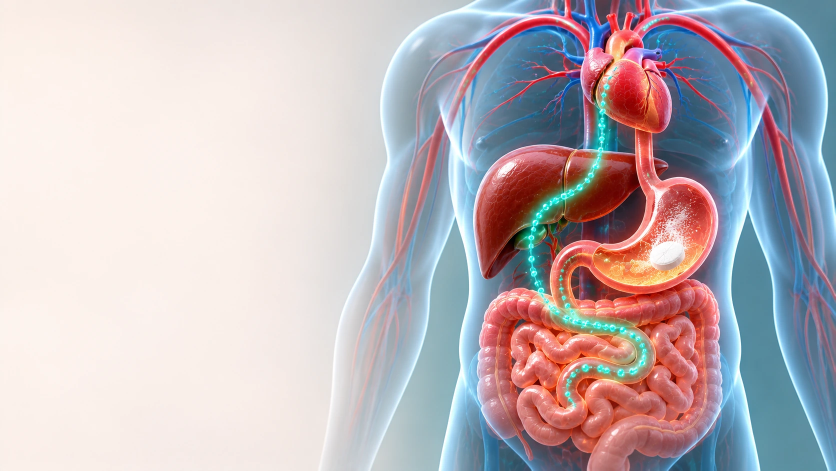
#> input picture _src/absorption_images/cinematic/bg/journey.webp, 1671 x 941 px, found by its file name (shown at 1/2 size)
$ python -i blog_stacks.py   (imports and definitions only)
#> lines starting #> are read from the running program, lines starting #| are printed output that depends on the picture
#!/usr/bin/env python3
"""Rebuilds the home-page "Featured from the Pharma Blog" clothesline section.
Articles listed in _src/data/blog_stacks.json are curated; every other article under /blog is discovered and added automatically from its own HTML.
A GitHub Action (.github/workflows/featured-stacks.yml) runs this on every push that touches /blog.
"""
import json, html, pathlib, re, io, cairosvg
from PIL import Image
R = pathlib.Path(__file__).resolve().parent.parent
e = html.escape

def open_image(path):
    # Article image references may include cache-busting query strings or fragments.
    # They are browser metadata, not part of the local filesystem path.
    path = path.split("#", 1)[0].split("?", 1)[0]
    if path.startswith("https://sayedulabrar.site/"):
        path = path[len("https://sayedulabrar.site"):]
    p = R / path.lstrip("/")
    if p.suffix.lower() == ".svg":
        data = cairosvg.svg2png(url=str(p))
        im = Image.open(io.BytesIO(data)); im.load(); return im
    im = Image.open(p); im.load(); return im
#> in open_image, im is the input picture: PIL image 1671x941 RGB; mean R, G, B 190.4, 180.8, 185.3

# ---- automatic discovery: any article in /blog that is not curated in the JSON is added from its own HTML ----
ACCENTS = ["#2f8f83", "#c4573a", "#8a5a9c", "#b8433f", "#d08a1f", "#3b7ea1", "#6f6bb0", "#a24a6b"]
def _txt(h): return re.sub(r"\s+", " ", html.unescape(re.sub(r"<[^>]+>", "", h))).strip()
# [59 lines left out: functions _short, _head, _local, discover, not called in this run]
# [1 line not run here, left out]
# [1 line that did not run here, left out]
# [1 line not run here, left out]
# [1 line that did not run here, left out]
# [4 lines not run here, left out]
import statistics
def edge(path):
    im = open_image(path).convert("RGB"); im.thumbnail((500, 500)); w, h = im.size; px = im.load(); t = max(2, min(w, h)//60)
#> after `im.thumbnail((500, 500))`:
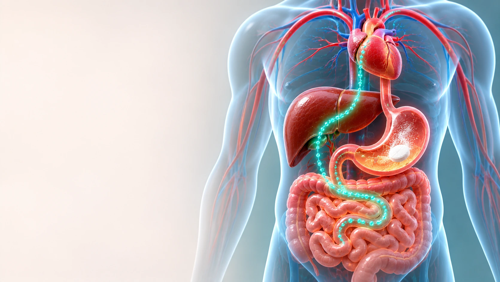
#> im: PIL image 500x282 RGB; mean R, G, B 190.4, 180.8, 185.3
#> after `w, h = im.size`: w = 500; h = 282
#> after `t = max(2, min(w, h) // 60)`: t = 4
    pts = [px[x, y] for x in range(w) for y in list(range(t)) + list(range(h-t, h))] + [px[x, y] for y in range(h) for x in list(range(t)) + list(range(w-t, w))]
#> pts = 6256 items, first 6: (249, 237, 232), (249, 237, 232), (248, 238, 231), (248, 238, 230), (247, 239, 233), (248, 240, 234)
    c = [int(statistics.median(p[i] for p in pts)) for i in range(3)]
#> c = [203, 211, 218]
    lum = (0.299*c[0] + 0.587*c[1] + 0.114*c[2]) / 255
#> lum = 0.821
    return "#%02x%02x%02x" % tuple(c), lum < 0.5
# [3 lines not run here, left out]
tilt = [-1.6, 1.2, -0.8, 1.8, -1.2, 0.9, -1.9, 1.4, -0.6]
cards = ""
# [18 lines not run here, left out]
# [1 line that did not run here, left out]
# [12 lines that did not run here, left out]
# [1 line that did not run here, left out]
# [7 lines that did not run here, left out]
# [1 line not run here, left out]

>>> result = edge('absorption_images/cinematic/bg/journey.webp')
#> result = ('#cbd3da', False)

$ run again, on _src/api_images/cinematic/bg/crystal.webp
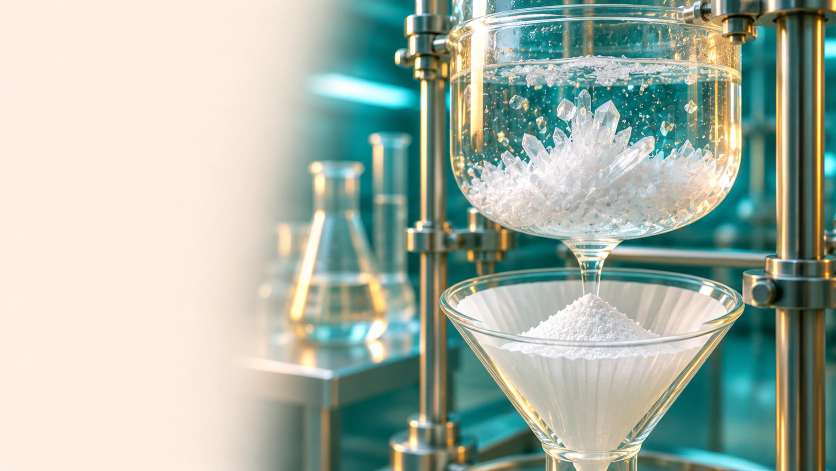
#> input picture _src/api_images/cinematic/bg/crystal.webp, 1672 x 942 px, found by its file name (shown at 1/2 size)
#> in open_image, im is the input picture: PIL image 1672x942 RGB; mean R, G, B 166, 179.5, 167.5
#> in edge, `im.thumbnail((500, 500))`:
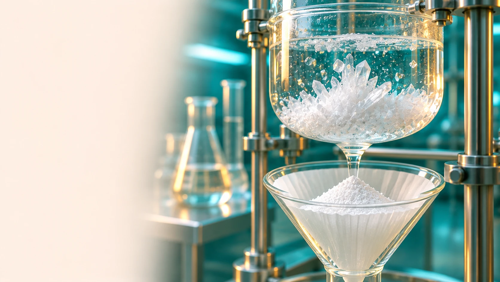
#> im: PIL image 500x282 RGB; mean R, G, B 166, 179.5, 167.5
#> pts = 6256 items, first 6: (253, 239, 228), (253, 239, 228), (253, 239, 228), (253, 239, 228), (253, 239, 228), (253, 239, 228)
#> c = [153, 175, 167]
#> lum = 0.657
#> result = ('#99afa7', False)

$ run again, on _src/api_images/cinematic/bg/gmp.webp
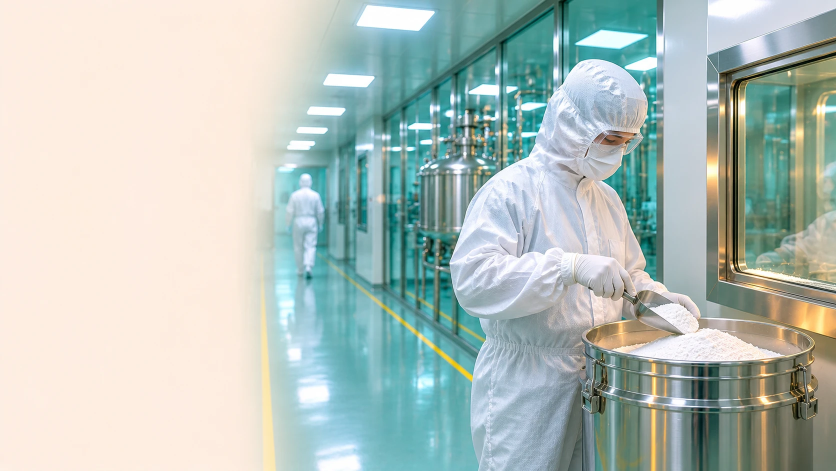
#> input picture _src/api_images/cinematic/bg/gmp.webp, 1672 x 942 px, found by its file name (shown at 1/2 size)
#> in open_image, im is the input picture: PIL image 1672x942 RGB; mean R, G, B 179.5, 192.9, 186.9
#> in edge, `im.thumbnail((500, 500))`:
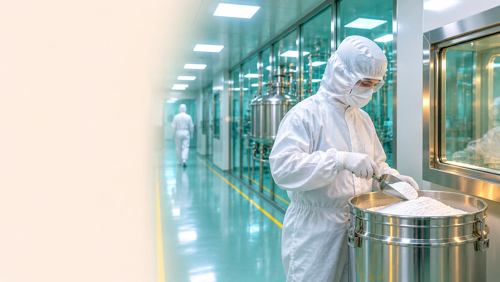
#> im: PIL image 500x282 RGB; mean R, G, B 179.5, 192.9, 186.9
#> pts = 6256 items, first 6: (252, 238, 227), (252, 238, 227), (252, 238, 227), (252, 238, 227), (253, 239, 228), (253, 239, 228)
#> c = [207, 210, 214]
#> lum = 0.822
#> result = ('#cfd2d6', False)

$ run again, on _src/cc_images/bg/cc-advice.webp
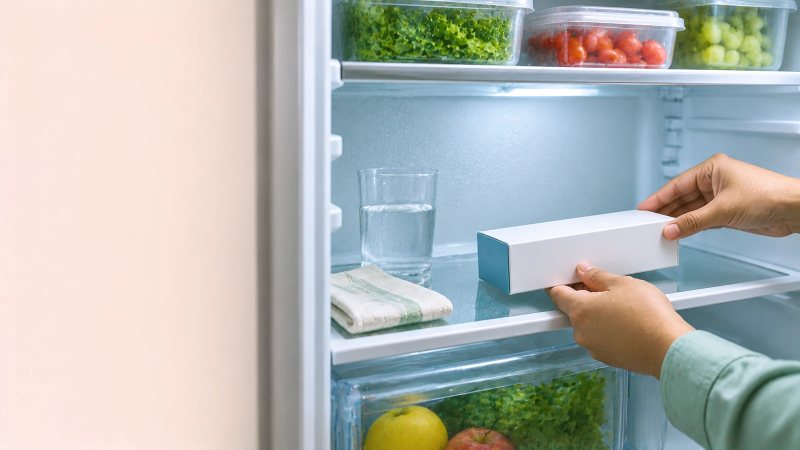
#> input picture _src/cc_images/bg/cc-advice.webp, 1600 x 900 px, found by its file name (shown at 1/2 size)
#> in open_image, im is the input picture: PIL image 1600x900 RGB; mean R, G, B 179.2, 182.3, 179
#> in edge, `im.thumbnail((500, 500))`:
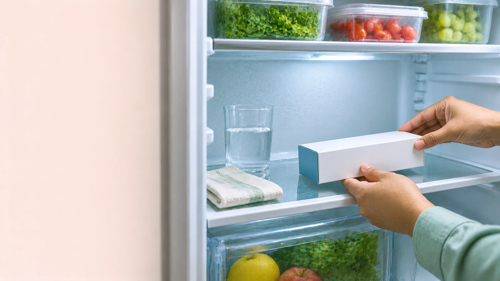
#> im: PIL image 500x281 RGB; mean R, G, B 179.2, 182.3, 178.9
#> pts = 6248 items, first 6: (252, 231, 224), (251, 229, 223), (250, 229, 223), (250, 230, 223), (252, 236, 232), (252, 238, 234)
#> c = [170, 187, 200]
#> lum = 0.719
#> result = ('#aabbc8', False)
